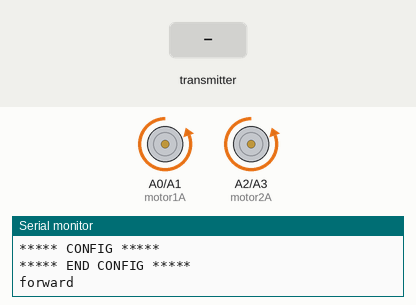
This sketch was run on a simulated Arduino Uno, built with avr-gcc and run on an emulated ATmega328P. Parts: motor-driver pin pairs drawn as motors (green arrow = first pin HIGH = forward, orange = second pin HIGH = backward, longer = more drive), the last lines printed to the serial monitor. Inputs (shaded band) come from the test bench. No radio packets arrive unless stated.

Above: at 1.1 s.
At 1.8 s:
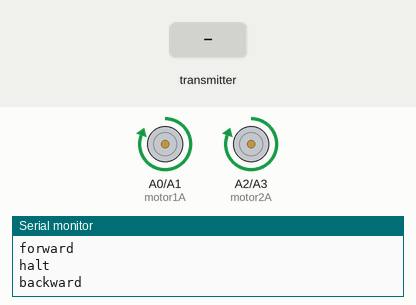
At 3.6 s:
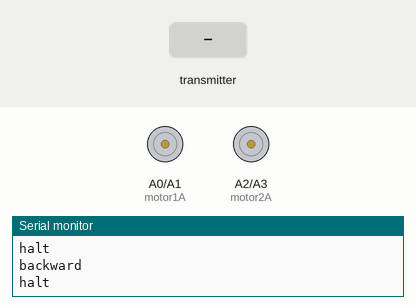
3.7 s: the transmitter starts sending data = 0
Timing chart, 0 to 6.7 s (numbered marks = the images above; inputs shaded):
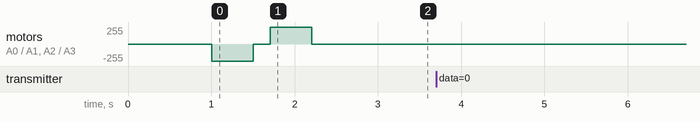

The sketch:

newmanCar.ino
```cpp
// (licence header left out)
#define USE_SERIAL 1

#include <SPI.h>
#include "nRF24L01.h"
#include "RF24.h"
#include "printf.h"

//
// Hardware configuration
//

// Set up nRF24L01 radio on SPI bus plus pins 7 & 8
RF24 radio(7,8);

// global variable to store distance in
int distance = 0;

// pin definitions
const int trigger = 2;
const int echo = 4;

const int motor1A = A0;
const int motor1B = A1;
const int motor2A = A2;
const int motor2B = A3;

void forward() {
  if(USE_SERIAL)
    printf("forward\n\r");
  digitalWrite(motor1A, LOW);
  digitalWrite(motor1B, HIGH);
  digitalWrite(motor2A, LOW);
  digitalWrite(motor2B, HIGH);
}

void backward() {
  if(USE_SERIAL)
    printf("backward\n\r");
  digitalWrite(motor1A, HIGH);
  digitalWrite(motor1B, LOW);
  digitalWrite(motor2A, HIGH);
  digitalWrite(motor2B, LOW);
}

void halt() {
  if(USE_SERIAL)
    printf("halt\n\r");
  digitalWrite(motor1A, LOW);
  digitalWrite(motor1B, LOW);
  digitalWrite(motor2A, LOW);
  digitalWrite(motor2B, LOW);
}

void left() {
  if(USE_SERIAL)
    printf("left\n\r");
  digitalWrite(motor1A, LOW);
  digitalWrite(motor1B, HIGH);
  digitalWrite(motor2A, HIGH);
  digitalWrite(motor2B, LOW);
}

void right() {
  if(USE_SERIAL)
    printf("right\n\r");
  digitalWrite(motor1A, HIGH);
  digitalWrite(motor1B, LOW);
  digitalWrite(motor2A, LOW);
  digitalWrite(motor2B, HIGH);
}

// Radio pipe addresses for the 2 nodes to communicate.
const uint64_t pipes[2] = {
  0xF0F0F0F0E1LL, 0xF0F0F0F0D2LL };

void setup(void)
{
  if(USE_SERIAL){
    Serial.begin(57600);
    printf_begin();
  }
  // setup motors
  pinMode(motor1A, OUTPUT);
  pinMode(motor1B, OUTPUT);
  pinMode(motor2A, OUTPUT);
  pinMode(motor2B, OUTPUT);

  // setup sonar
  pinMode(trigger, OUTPUT);
  pinMode(echo, INPUT);

  // setup RF
  //
  // Setup and configure rf radio
  //
  delay(500);
  radio.begin();

  // set the channel
  radio.setChannel(10);

  // optionally, increase the delay between retries & # of retries
//  radio.setRetries(15,15);

  // optionally, reduce the payload size.  seems to
  // improve reliability
//  radio.setPayloadSize(8);
  radio.enableDynamicPayloads();

  // Open pipes to other nodes for communication
  //
  delay(500);
  radio.openWritingPipe(pipes[1]);
  radio.openReadingPipe(1,pipes[0]);


  //
  // Start listening
  //
  radio.startListening();

  //
  // Dump the configuration of the rf unit for debugging
  if(USE_SERIAL){
    printf("\n\r***** CONFIG *****\n\r");
    radio.printDetails();
    printf("\n\r***** END CONFIG *****\n\r");
  }

  forward();
  delay(500);
  halt();
  delay(200);
  backward();
  delay(500);
  halt();
  delay(200);

}

void loop(void)
{
  // if there is data ready
  if ( radio.available() )
  {
    // Dump the payloads until we've gotten everything
    char data;
    bool done = false;
    while (!done)
    {
      // Fetch the payload, and see if this was the last one.
      done = radio.read( &data, sizeof(char) );

      // Spew it
      printf("Got payload: %c...\n\r",data);

      if (data == 'F' )
        forward();
      else if (data == 'L' )
        left();
      else if (data == 'R' )
        right();
      else if (data == 'S' ) {
        halt();

        // Delay just a little bit to let the other unit
        // make the transition to receiver
        delay(20);

        // First, stop listening so we can talk
        radio.stopListening();

        // Send the final one back.
        getDistance();
        radio.write( &distance, sizeof(int) );
        if(USE_SERIAL)
          printf("Sent distance: %d.\n\r", distance);

        // Now, resume listening so we catch the next packets.
        radio.startListening();
      }
    }
  }
}

void getDistance() {
  // establish variables for duration of the ping,
  // and the distance result in inches and centimeters:
  long duration, inches, cm;

  // The PING))) is triggered by a HIGH pulse of 2 or more microseconds.
  // Give a short LOW pulse beforehand to ensure a clean HIGH pulse:
  digitalWrite(trigger, LOW);
  delayMicroseconds(2);
  digitalWrite(trigger, HIGH);
  delayMicroseconds(5);
  digitalWrite(trigger, LOW);

  // The same pin is used to read the signal from the PING))): a HIGH
  // pulse whose duration is the time (in microseconds) from the sending
  // of the ping to the reception of its echo off of an object.
  duration = pulseIn(echo, HIGH);

  // convert the time into a distance
  distance = (int)microsecondsToInches(duration);

//  cm = microsecondsToCentimeters(duration);

  if(USE_SERIAL){
    Serial.print(distance);
    Serial.println("in");
//    Serial.print(cm);
//    Serial.print("cm");
//    Serial.println();
  }
}

int microsecondsToInches(long microseconds)
{
  // According to Parallax's datasheet for the PING))), there are
  // 73.746 microseconds per inch (i.e. sound travels at 1130 feet per
  // second).  This gives the distance travelled by the ping, outbound
  // and return, so we divide by 2 to get the distance of the obstacle.
  // See: http://www.parallax.com/dl/docs/prod/acc/28015-PING-v1.3.pdf
  return microseconds / 74 / 2;
}

int microsecondsToCentimeters(long microseconds)
{
  // The speed of sound is 340 m/s or 29 microseconds per centimeter.
  // The ping travels out and back, so to find the distance of the
  // object we take half of the distance travelled.
  return microseconds / 29 / 2;
}
```

printf.h
```cpp
// (licence header left out)
/**
 * @file printf.h
 *
 * Setup necessary to direct stdout to the Arduino Serial library, which
 * enables 'printf'
 */

#ifndef __PRINTF_H__
#define __PRINTF_H__

#ifdef ARDUINO

int serial_putc( char c, FILE * )
{
  Serial.write( c );

  return c;
}

void printf_begin(void)
{
  fdevopen( &serial_putc, 0 );
}

#else
#error This example is only for use on Arduino.
#endif // ARDUINO

#endif // __PRINTF_H__
```
